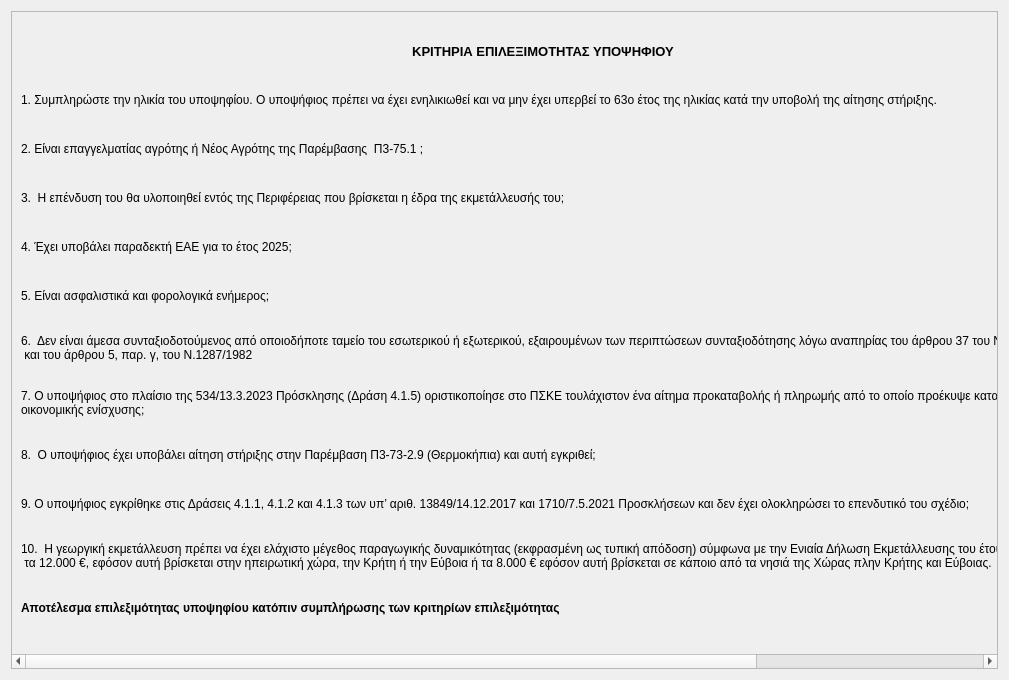
<?xml version="1.0" encoding="UTF-8"?>
<ui version="4.0">
 <class>page_1</class>
 <widget class="QWidget" name="page_1">
  <property name="geometry">
   <rect>
    <x>0</x>
    <y>0</y>
    <width>1009</width>
    <height>680</height>
   </rect>
  </property>
  <property name="sizePolicy">
   <sizepolicy hsizetype="Expanding" vsizetype="Expanding">
    <horstretch>0</horstretch>
    <verstretch>0</verstretch>
   </sizepolicy>
  </property>
  <property name="minimumSize">
   <size>
    <width>781</width>
    <height>483</height>
   </size>
  </property>
  <property name="maximumSize">
   <size>
    <width>1009</width>
    <height>680</height>
   </size>
  </property>
  <property name="windowTitle">
   <string>Form</string>
  </property>
  <layout class="QVBoxLayout" name="verticalLayout">
   <property name="sizeConstraint">
    <enum>QLayout::SetMinAndMaxSize</enum>
   </property>
   <item>
    <widget class="QScrollArea" name="scrollArea">
     <property name="sizePolicy">
      <sizepolicy hsizetype="Expanding" vsizetype="Expanding">
       <horstretch>1</horstretch>
       <verstretch>1</verstretch>
      </sizepolicy>
     </property>
     <property name="minimumSize">
      <size>
       <width>0</width>
       <height>200</height>
      </size>
     </property>
     <property name="maximumSize">
      <size>
       <width>16777215</width>
       <height>662</height>
      </size>
     </property>
     <property name="widgetResizable">
      <bool>true</bool>
     </property>
     <widget class="QWidget" name="scrollAreaWidgetContents">
      <property name="geometry">
       <rect>
        <x>0</x>
        <y>0</y>
        <width>1064</width>
        <height>639</height>
       </rect>
      </property>
      <property name="sizePolicy">
       <sizepolicy hsizetype="Expanding" vsizetype="Preferred">
        <horstretch>0</horstretch>
        <verstretch>0</verstretch>
       </sizepolicy>
      </property>
      <layout class="QGridLayout" name="gridLayout">
       <item row="5" column="1">
        <widget class="QComboBox" name="comboBox_5">
         <property name="sizePolicy">
          <sizepolicy hsizetype="Preferred" vsizetype="Fixed">
           <horstretch>0</horstretch>
           <verstretch>0</verstretch>
          </sizepolicy>
         </property>
         <item>
          <property name="text">
           <string>--Επιλέξτε</string>
          </property>
         </item>
         <item>
          <property name="text">
           <string>Ναι</string>
          </property>
         </item>
         <item>
          <property name="text">
           <string>Όχι</string>
          </property>
         </item>
        </widget>
       </item>
       <item row="6" column="0">
        <widget class="QLabel" name="label_7">
         <property name="text">
          <string>6.  Δεν είναι άμεσα συνταξιοδοτούμενος από οποιοδήποτε ταμείο του εσωτερικού ή εξωτερικού, εξαιρουμένων των περιπτώσεων συνταξιοδότησης λόγω αναπηρίας του άρθρου 37 του Ν. 3996/2011
 και του άρθρου 5, παρ. γ, του Ν.1287/1982</string>
         </property>
        </widget>
       </item>
       <item row="5" column="0">
        <widget class="QLabel" name="label_6">
         <property name="text">
          <string>5. Είναι ασφαλιστικά και φορολογικά ενήμερος;</string>
         </property>
        </widget>
       </item>
       <item row="1" column="0">
        <widget class="QLabel" name="label_2">
         <property name="text">
          <string>1. Συμπληρώστε την ηλικία του υποψηφίου. Ο υποψήφιος πρέπει να έχει ενηλικιωθεί και να μην έχει υπερβεί το 63ο έτος της ηλικίας κατά την υποβολή της αίτησης στήριξης.</string>
         </property>
        </widget>
       </item>
       <item row="5" column="2">
        <widget class="QLineEdit" name="lineEdit_5">
         <property name="sizePolicy">
          <sizepolicy hsizetype="Preferred" vsizetype="Preferred">
           <horstretch>0</horstretch>
           <verstretch>0</verstretch>
          </sizepolicy>
         </property>
        </widget>
       </item>
       <item row="4" column="2">
        <widget class="QLineEdit" name="lineEdit_4">
         <property name="sizePolicy">
          <sizepolicy hsizetype="Preferred" vsizetype="Preferred">
           <horstretch>0</horstretch>
           <verstretch>0</verstretch>
          </sizepolicy>
         </property>
        </widget>
       </item>
       <item row="8" column="1">
        <widget class="QComboBox" name="comboBox_7">
         <property name="sizePolicy">
          <sizepolicy hsizetype="Preferred" vsizetype="Fixed">
           <horstretch>0</horstretch>
           <verstretch>0</verstretch>
          </sizepolicy>
         </property>
         <item>
          <property name="text">
           <string>--Επιλέξτε</string>
          </property>
         </item>
         <item>
          <property name="text">
           <string>Ναι</string>
          </property>
         </item>
         <item>
          <property name="text">
           <string>Όχι</string>
          </property>
         </item>
        </widget>
       </item>
       <item row="2" column="0">
        <widget class="QLabel" name="label_3">
         <property name="text">
          <string>2. Είναι επαγγελματίας αγρότης ή Νέος Αγρότης της Παρέμβασης  Π3-75.1 ;</string>
         </property>
        </widget>
       </item>
       <item row="1" column="2">
        <widget class="QLineEdit" name="lineEdit">
         <property name="sizePolicy">
          <sizepolicy hsizetype="Preferred" vsizetype="Preferred">
           <horstretch>0</horstretch>
           <verstretch>0</verstretch>
          </sizepolicy>
         </property>
        </widget>
       </item>
       <item row="7" column="1">
        <widget class="QComboBox" name="comboBox">
         <property name="sizePolicy">
          <sizepolicy hsizetype="Preferred" vsizetype="Fixed">
           <horstretch>0</horstretch>
           <verstretch>0</verstretch>
          </sizepolicy>
         </property>
         <item>
          <property name="text">
           <string>--Επιλέξτε</string>
          </property>
         </item>
         <item>
          <property name="text">
           <string>Ναι</string>
          </property>
         </item>
         <item>
          <property name="text">
           <string>Όχι</string>
          </property>
         </item>
        </widget>
       </item>
       <item row="3" column="1">
        <widget class="QComboBox" name="comboBox_3">
         <property name="sizePolicy">
          <sizepolicy hsizetype="Preferred" vsizetype="Fixed">
           <horstretch>0</horstretch>
           <verstretch>0</verstretch>
          </sizepolicy>
         </property>
         <item>
          <property name="text">
           <string>--Επιλέξτε</string>
          </property>
         </item>
         <item>
          <property name="text">
           <string>Ναι</string>
          </property>
         </item>
         <item>
          <property name="text">
           <string>Όχι</string>
          </property>
         </item>
        </widget>
       </item>
       <item row="3" column="2">
        <widget class="QLineEdit" name="lineEdit_3">
         <property name="sizePolicy">
          <sizepolicy hsizetype="Preferred" vsizetype="Preferred">
           <horstretch>0</horstretch>
           <verstretch>0</verstretch>
          </sizepolicy>
         </property>
        </widget>
       </item>
       <item row="8" column="2">
        <widget class="QLineEdit" name="lineEdit_11">
         <property name="sizePolicy">
          <sizepolicy hsizetype="Preferred" vsizetype="Fixed">
           <horstretch>0</horstretch>
           <verstretch>0</verstretch>
          </sizepolicy>
         </property>
        </widget>
       </item>
       <item row="6" column="2">
        <widget class="QLineEdit" name="lineEdit_6">
         <property name="sizePolicy">
          <sizepolicy hsizetype="Preferred" vsizetype="Fixed">
           <horstretch>0</horstretch>
           <verstretch>0</verstretch>
          </sizepolicy>
         </property>
        </widget>
       </item>
       <item row="9" column="2">
        <widget class="QLineEdit" name="lineEdit_12">
         <property name="sizePolicy">
          <sizepolicy hsizetype="Preferred" vsizetype="Fixed">
           <horstretch>0</horstretch>
           <verstretch>0</verstretch>
          </sizepolicy>
         </property>
        </widget>
       </item>
       <item row="2" column="2">
        <widget class="QLineEdit" name="lineEdit_2">
         <property name="sizePolicy">
          <sizepolicy hsizetype="Preferred" vsizetype="Preferred">
           <horstretch>0</horstretch>
           <verstretch>0</verstretch>
          </sizepolicy>
         </property>
        </widget>
       </item>
       <item row="2" column="1">
        <widget class="QComboBox" name="comboBox_2">
         <property name="sizePolicy">
          <sizepolicy hsizetype="Preferred" vsizetype="Fixed">
           <horstretch>0</horstretch>
           <verstretch>0</verstretch>
          </sizepolicy>
         </property>
         <item>
          <property name="text">
           <string>--Επιλέξτε</string>
          </property>
         </item>
         <item>
          <property name="text">
           <string>Ναι</string>
          </property>
         </item>
         <item>
          <property name="text">
           <string>Όχι</string>
          </property>
         </item>
        </widget>
       </item>
       <item row="0" column="0">
        <widget class="QLabel" name="label">
         <property name="maximumSize">
          <size>
           <width>16777215</width>
           <height>20</height>
          </size>
         </property>
         <property name="text">
          <string>&lt;html&gt;&lt;head/&gt;&lt;body&gt;&lt;p align=&quot;center&quot;&gt;&lt;span style=&quot; font-size:10pt; font-weight:600;&quot;&gt;ΚΡΙΤΗΡΙΑ ΕΠΙΛΕΞΙΜΟΤΗΤΑΣ ΥΠΟΨΗΦΙΟΥ&lt;/span&gt;&lt;/p&gt;&lt;/body&gt;&lt;/html&gt;</string>
         </property>
        </widget>
       </item>
       <item row="1" column="1">
        <widget class="QLineEdit" name="lineEdit_9">
         <property name="sizePolicy">
          <sizepolicy hsizetype="Preferred" vsizetype="Fixed">
           <horstretch>0</horstretch>
           <verstretch>0</verstretch>
          </sizepolicy>
         </property>
        </widget>
       </item>
       <item row="10" column="1">
        <widget class="QLineEdit" name="lineEdit_7">
         <property name="sizePolicy">
          <sizepolicy hsizetype="Fixed" vsizetype="Fixed">
           <horstretch>0</horstretch>
           <verstretch>0</verstretch>
          </sizepolicy>
         </property>
        </widget>
       </item>
       <item row="6" column="1">
        <widget class="QComboBox" name="comboBox_6">
         <property name="sizePolicy">
          <sizepolicy hsizetype="Preferred" vsizetype="Fixed">
           <horstretch>0</horstretch>
           <verstretch>0</verstretch>
          </sizepolicy>
         </property>
         <item>
          <property name="text">
           <string>--Επιλέξτε</string>
          </property>
         </item>
         <item>
          <property name="text">
           <string>Ναι</string>
          </property>
         </item>
         <item>
          <property name="text">
           <string>Όχι</string>
          </property>
         </item>
        </widget>
       </item>
       <item row="10" column="2">
        <widget class="QLineEdit" name="lineEdit_8">
         <property name="sizePolicy">
          <sizepolicy hsizetype="Fixed" vsizetype="Fixed">
           <horstretch>0</horstretch>
           <verstretch>0</verstretch>
          </sizepolicy>
         </property>
        </widget>
       </item>
       <item row="9" column="1">
        <widget class="QComboBox" name="comboBox_8">
         <property name="sizePolicy">
          <sizepolicy hsizetype="Preferred" vsizetype="Fixed">
           <horstretch>0</horstretch>
           <verstretch>0</verstretch>
          </sizepolicy>
         </property>
         <item>
          <property name="text">
           <string>--Επιλέξτε</string>
          </property>
         </item>
         <item>
          <property name="text">
           <string>Ναι</string>
          </property>
         </item>
         <item>
          <property name="text">
           <string>Όχι</string>
          </property>
         </item>
        </widget>
       </item>
       <item row="7" column="0">
        <widget class="QLabel" name="label_9">
         <property name="text">
          <string>7. Ο υποψήφιος στο πλαίσιο της 534/13.3.2023 Πρόσκλησης (Δράση 4.1.5) οριστικοποίησε στο ΠΣΚΕ τουλάχιστον ένα αίτημα προκαταβολής ή πληρωμής από το οποίο προέκυψε καταβολή 
οικονομικής ενίσχυσης;</string>
         </property>
        </widget>
       </item>
       <item row="4" column="0">
        <widget class="QLabel" name="label_5">
         <property name="text">
          <string>4. Έχει υποβάλει παραδεκτή ΕΑΕ για το έτος 2025;</string>
         </property>
        </widget>
       </item>
       <item row="7" column="2">
        <widget class="QLineEdit" name="lineEdit_10">
         <property name="sizePolicy">
          <sizepolicy hsizetype="Preferred" vsizetype="Fixed">
           <horstretch>0</horstretch>
           <verstretch>0</verstretch>
          </sizepolicy>
         </property>
        </widget>
       </item>
       <item row="10" column="0">
        <widget class="QLabel" name="label_8">
         <property name="text">
          <string>10.  Η γεωργική εκμετάλλευση πρέπει να έχει ελάχιστο μέγεθος παραγωγικής δυναμικότητας (εκφρασμένη ως τυπική απόδοση) σύμφωνα με την Ενιαία Δήλωση Εκμετάλλευσης του έτους 2025
 τα 12.000 €, εφόσον αυτή βρίσκεται στην ηπειρωτική χώρα, την Κρήτη ή την Εύβοια ή τα 8.000 € εφόσον αυτή βρίσκεται σε κάποιο από τα νησιά της Χώρας πλην Κρήτης και Εύβοιας.</string>
         </property>
        </widget>
       </item>
       <item row="9" column="0">
        <widget class="QLabel" name="label_11">
         <property name="text">
          <string>9. Ο υποψήφιος εγκρίθηκε στις Δράσεις 4.1.1, 4.1.2 και 4.1.3 των υπ’ αριθ. 13849/14.12.2017 και 1710/7.5.2021 Προσκλήσεων και δεν έχει ολοκληρώσει το επενδυτικό του σχέδιο;</string>
         </property>
        </widget>
       </item>
       <item row="8" column="0">
        <widget class="QLabel" name="label_10">
         <property name="text">
          <string>8.  Ο υποψήφιος έχει υποβάλει αίτηση στήριξης στην Παρέμβαση Π3-73-2.9 (Θερμοκήπια) και αυτή εγκριθεί;</string>
         </property>
        </widget>
       </item>
       <item row="3" column="0">
        <widget class="QLabel" name="label_4">
         <property name="text">
          <string>3.  Η επένδυση του θα υλοποιηθεί εντός της Περιφέρειας που βρίσκεται η έδρα της εκμετάλλευσής του;</string>
         </property>
        </widget>
       </item>
       <item row="4" column="1">
        <widget class="QComboBox" name="comboBox_4">
         <property name="sizePolicy">
          <sizepolicy hsizetype="Preferred" vsizetype="Fixed">
           <horstretch>0</horstretch>
           <verstretch>0</verstretch>
          </sizepolicy>
         </property>
         <item>
          <property name="text">
           <string>--Επιλέξτε</string>
          </property>
         </item>
         <item>
          <property name="text">
           <string>Ναι</string>
          </property>
         </item>
         <item>
          <property name="text">
           <string>Όχι</string>
          </property>
         </item>
        </widget>
       </item>
       <item row="11" column="2">
        <widget class="QLineEdit" name="lineEdit_13">
         <property name="sizePolicy">
          <sizepolicy hsizetype="Preferred" vsizetype="Fixed">
           <horstretch>0</horstretch>
           <verstretch>0</verstretch>
          </sizepolicy>
         </property>
        </widget>
       </item>
       <item row="11" column="0" colspan="2">
        <widget class="QLabel" name="label_12">
         <property name="text">
          <string>&lt;html&gt;&lt;head/&gt;&lt;body&gt;&lt;p&gt;&lt;span style=&quot; font-weight:600;&quot;&gt;Αποτέλεσμα επιλεξιμότητας υποψηφίου κατόπιν συμπλήρωσης των κριτηρίων επιλεξιμότητας&lt;/span&gt;&lt;/p&gt;&lt;/body&gt;&lt;/html&gt;</string>
         </property>
        </widget>
       </item>
      </layout>
     </widget>
    </widget>
   </item>
  </layout>
 </widget>
 <resources/>
 <connections/>
</ui>
